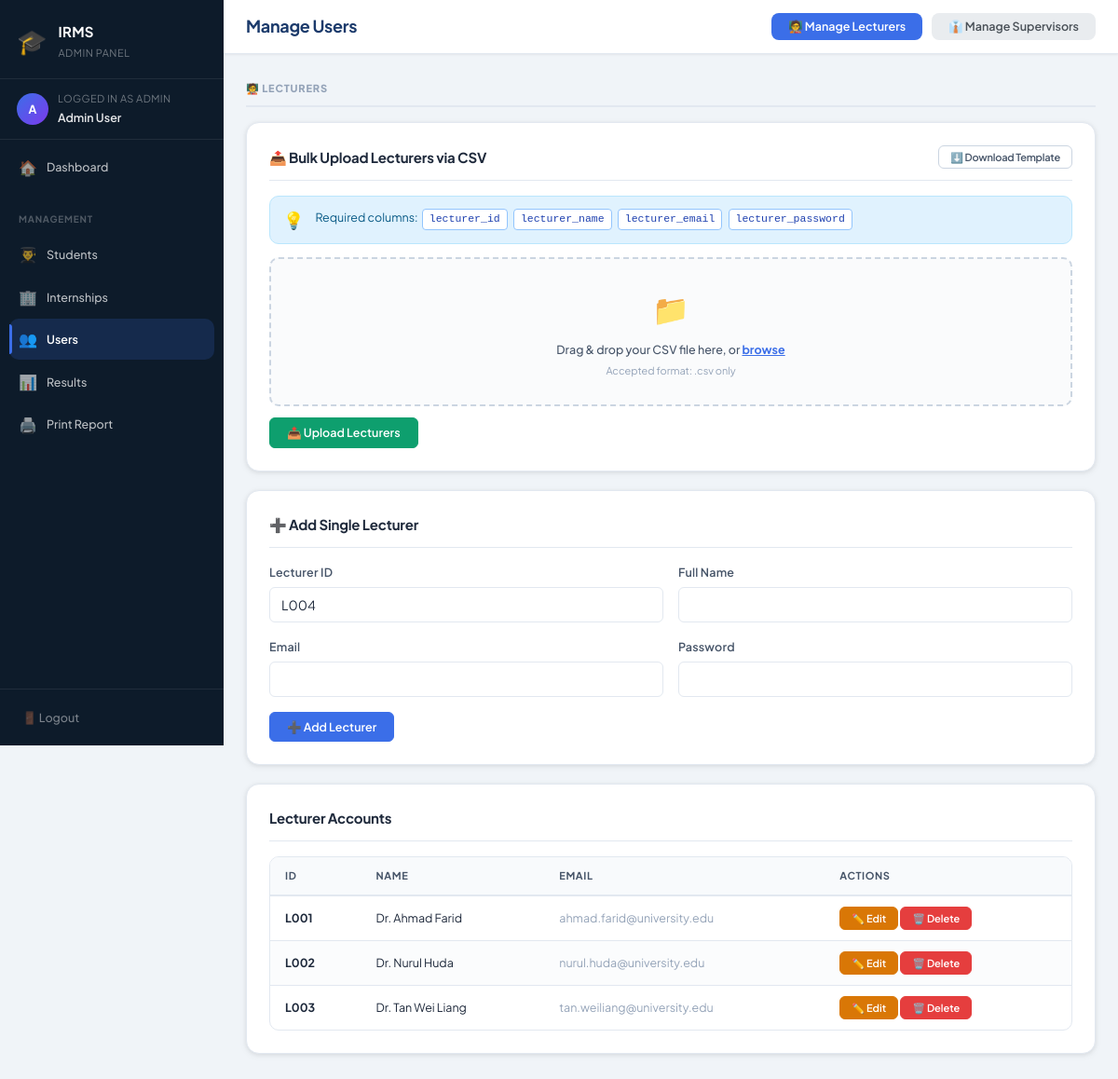
Page /admin/users.php (signed in) on the committed database.
### tables this page shows
CREATE TABLE `lecturer` (
  `lecturer_id` varchar(20) NOT NULL,
  `lecturer_name` varchar(100) NOT NULL,
  `lecturer_email` varchar(100) DEFAULT NULL,
  `lecturer_password` varchar(100) NOT NULL
);

### admin/users.php (the view, shortened to what this page needs)
<?php
require_once "../connection.php";
include "header.php";
$nextLecId = 'L001';
$res = mysqli_query($conn, "SELECT lecturer_id FROM lecturer ORDER BY lecturer_id DESC LIMIT 1");
if ($row = mysqli_fetch_assoc($res)) {
    preg_match('/(\D+)(\d+)$/', $row['lecturer_id'], $m);
    $nextLecId = $m ? $m[1] . str_pad((int)$m[2] + 1, strlen($m[2]), '0', STR_PAD_LEFT) : $row['lecturer_id'];
}
$editLec = $editSup = null;
?>
<div class="topbar">
    <h1>Manage Users</h1>
    <div class="tab-btn-group">
        <button class="btn tab-btn active" onclick="switchTab('lecturers', this)">🧑‍🏫 Manage Lecturers</button>
        <button class="btn tab-btn" onclick="switchTab('supervisors', this)">👔 Manage Supervisors</button>
    </div>
</div>
<div class="page-body">
<div id="tab-lecturers" class="tab-panel">
<div class="section-label-row">🧑‍🏫 Lecturers</div>
<div class="card">
    <div class="card-title flex-between">
        <span>📤 Bulk Upload Lecturers via CSV</span>
        <a href="users.php?template=lecturer" class="btn btn-outline btn-sm">⬇️ Download Template</a>
    </div>
    <div class="csv-info-box">
        <div class="csv-info-icon">💡</div>
        <div>
            Required columns:
            <span class="csv-col">lecturer_id</span>
            <span class="csv-col">lecturer_name</span>
            <span class="csv-col">lecturer_email</span>
            <span class="csv-col">lecturer_password</span>
        </div>
    </div>
    <form method="POST" enctype="multipart/form-data" style="margin-top:14px;">
        <div class="csv-upload-area" id="csvDropLec">
            <div class="csv-upload-icon">📁</div>
            <p class="csv-upload-label">Drag & drop your CSV file here, or <span class="csv-browse-link" onclick="document.getElementById('csvFileLec').click()">browse</span></p>
            <p class="csv-upload-hint" id="csvFileNameLec">Accepted format: .csv only</p>
        </div>
        <div style="margin-top:12px;"><button type="submit" class="btn btn-success">📤 Upload Lecturers</button></div>
    </form>
</div>
<div class="card">
    <div class="card-title"><?= $editLec ? '✏️ Edit Lecturer' : '➕ Add Single Lecturer' ?></div>
    <form method="POST">
        <div class="form-row">
            <div class="form-group">
                <label>Lecturer ID</label>
                <input type="text" name="lecturer_id"
                       value="<?= htmlspecialchars($editLec['lecturer_id'] ?? $nextLecId) ?>"
                       <?= $editLec ? 'readonly' : '' ?> required>
            </div>
            <div class="form-group">
                <label>Full Name</label>
                <input type="text" name="lecturer_name"
                       value="<?= htmlspecialchars($editLec['lecturer_name'] ?? '') ?>" required>
            </div>
        </div>
        <div class="form-row">
            <div class="form-group">
                <label>Email</label>
                <input type="email" name="lecturer_email"
                       value="<?= htmlspecialchars($editLec['lecturer_email'] ?? '') ?>">
            </div>
            <div class="form-group">
                <label>Password</label>
                <input type="text" name="lecturer_password"
                       value="<?= htmlspecialchars($editLec['lecturer_password'] ?? '') ?>" required>
            </div>
        </div>
        <div class="flex-gap">
            <button type="submit" class="btn btn-primary"><?= $editLec ? '💾 Update Lecturer' : '➕ Add Lecturer' ?></button>
        </div>
    </form>
</div>
<div class="card">
    <div class="card-title">Lecturer Accounts</div>
    <div class="table-wrap">
    <table>
        <thead><tr><th>ID</th><th>Name</th><th>Email</th><th>Actions</th></tr></thead>
        <tbody>
        <?php
        $res = mysqli_query($conn, "SELECT * FROM lecturer ORDER BY lecturer_id");
        while ($row = mysqli_fetch_assoc($res)):
        ?>
        <tr>
            <td><strong><?= htmlspecialchars($row['lecturer_id']) ?></strong></td>
            <td><?= htmlspecialchars($row['lecturer_name']) ?></td>
            <td><span class="text-muted"><?= htmlspecialchars($row['lecturer_email']) ?></span></td>
            <td>
                <a href="users.php?edit_lec=<?= urlencode($row['lecturer_id']) ?>" class="btn btn-warning btn-sm">✏️ Edit</a>
                <a href="users.php?del_lec=<?= urlencode($row['lecturer_id']) ?>"
                   class="btn btn-danger btn-sm confirm-delete"
                   data-msg="Delete lecturer <?= htmlspecialchars($row['lecturer_name']) ?>?">🗑️ Delete</a>
            </td>
        </tr>
        <?php endwhile; ?>
        </tbody>
    </table>
    </div>
</div>
</div>
</div>
<?php include "footer.php"; ?>

### admin/users.php (style rules this page uses)
.tab-btn-group { display: flex; gap: 10px; }
.tab-btn { background: #e9ecef; color: #495057; border: none; border-radius: 8px; padding: 8px 18px; font-weight: 600; cursor: pointer; transition: background 0.2s, color 0.2s; }
.tab-btn.active { background: var(--accent); color: #fff; }

### rows in the picture
lecturer: lecturer_id "L001", lecturer_name "Dr. Ahmad Farid", lecturer_email "ahmad.farid@university.edu"
lecturer: lecturer_id "L002", lecturer_name "Dr. Nurul Huda", lecturer_email "nurul.huda@university.edu"
lecturer: lecturer_id "L003", lecturer_name "Dr. Tan Wei Liang", lecturer_email "tan.weiliang@university.edu"

### other values in the picture
$initials "A"
$_SESSION['name'] "Admin User"
